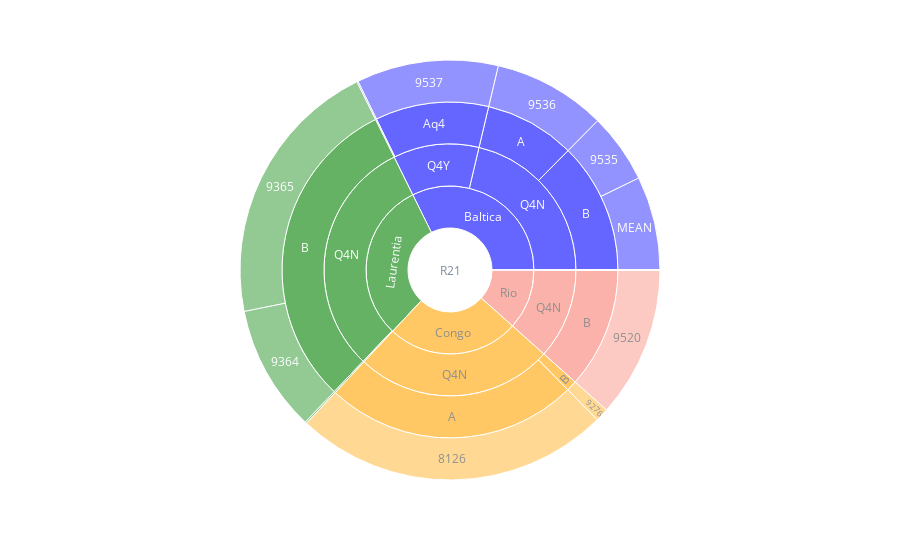
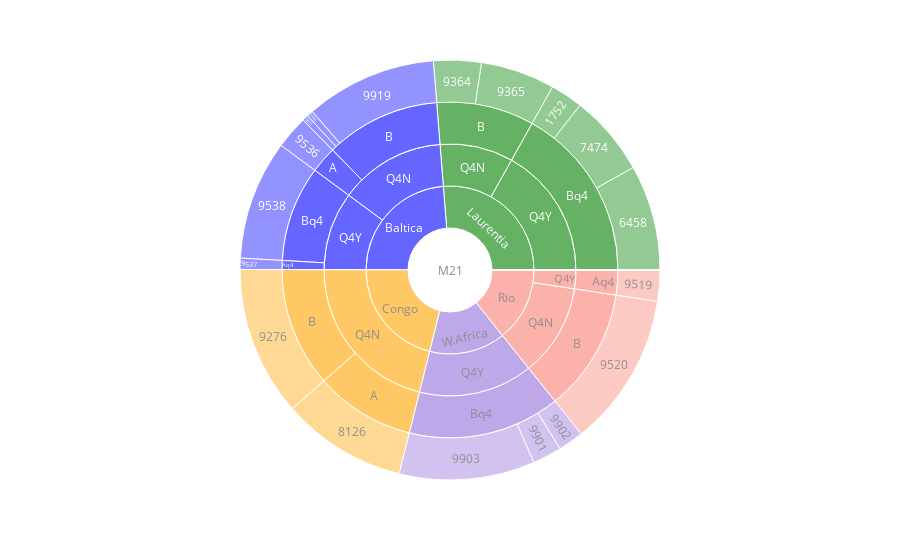
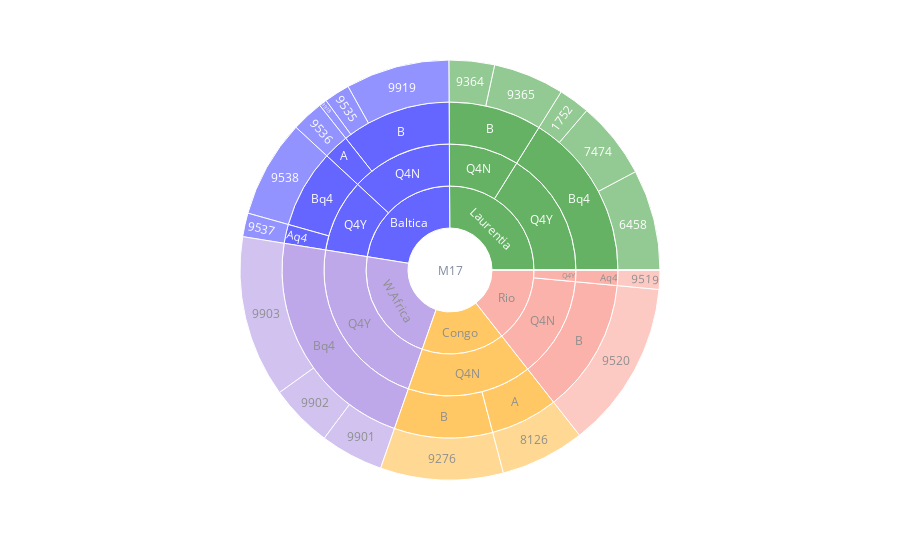
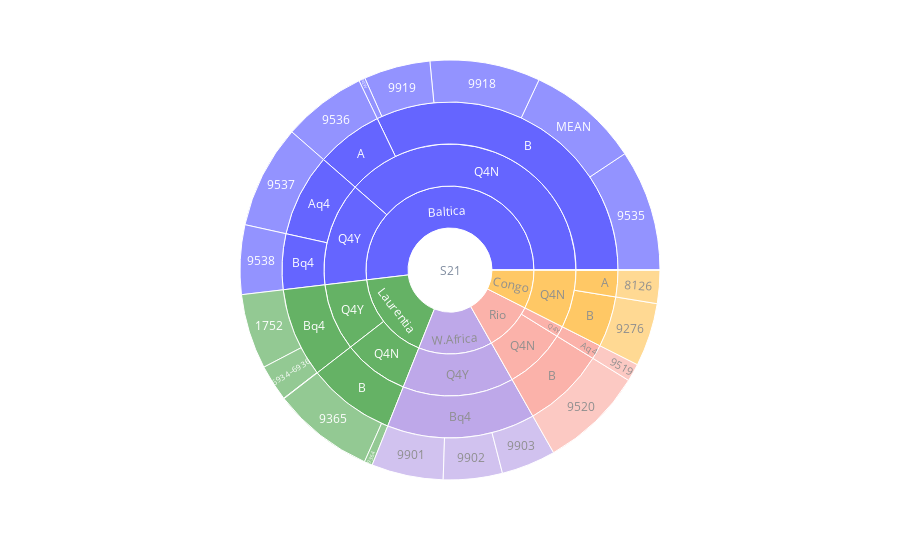

Notebook code for these charts, in order:
### Markdown cell above
##### Interative nested pie charts showing the breakdown reasons (i.e., models, continents, paleopole categories) of the paleomagnetic bias (variable name: biasp)

### Code cell
for mname in ['R21', 'M21', 'M17', 'S21', 'L08', 'TC16']:
    if mname == 'M21':
        fig = px.sunburst(models_cat[models_cat.model==mname], path=['model','craton','Q4YN','Category','GPMDB_result#'], values='biasp', hover_data=['FROMAGE','TOAGE', 'RecEMinAge','RecEMin','poleA95'],color_discrete_sequence=["green","blue", "orange", "mediumpurple", "salmon"])
    elif mname == 'M17':
        fig = px.sunburst(models_cat[models_cat.model==mname], path=['model','craton','Q4YN','Category','GPMDB_result#'], values='biasp', hover_data=['FROMAGE','TOAGE', 'RecEMinAge','RecEMin','poleA95'],color_discrete_sequence=["green","blue",  "mediumpurple", "orange","salmon"])
    elif mname == 'L08' or mname == 'R21':
        fig = px.sunburst(models_cat[models_cat.model==mname], path=['model','craton','Q4YN','Category','GPMDB_result#'], values='biasp', hover_data=['FROMAGE','TOAGE', 'RecEMinAge','RecEMin','poleA95'],color_discrete_sequence=["blue", "green","orange","salmon", "mediumpurple"])
    elif mname == 'S21':
        fig = px.sunburst(models_cat[models_cat.model==mname], path=['model','craton','Q4YN','Category','GPMDB_result#'], values='biasp', hover_data=['FROMAGE','TOAGE', 'RecEMinAge','RecEMin','poleA95'],color_discrete_sequence=["blue", "green","mediumpurple","salmon", "orange"])
    else:
        fig = px.sunburst(models_cat[models_cat.model==mname], path=['model','craton','Q4YN','Category','GPMDB_result#'], values='biasp', hover_data=['FROMAGE','TOAGE', 'RecEMinAge','RecEMin','poleA95'],color_discrete_sequence=["blue", "green","mediumpurple", "orange","salmon"])
    fig.update_layout(uniformtext=dict(minsize=9))
    fig.update_traces(opacity=0.6)
    fig.show()

### Figure 1 — Plotly figure (JSON) as saved in the notebook; plotly's stock layout.template omitted (floating-point values rounded to 4 significant figures; data arrays with more than 128 entries replaced by an {"elided": "..."} marker saying what was removed)
{"data": [{"branchvalues": "total", "customdata": {"elided": "48x5 mixed values"}, "domain": {"x": [0, 1], "y": [0, 1]}, "hovertemplate": "labels=%{label}<br>biasp=%{value}<br>parent=%{parent}<br>id=%{id}<br>FROMAGE=%{customdata[0]}<br>TOAGE=%{customdata[1]}<br>RecEMinAge=%{customdata[2]}<br>RecEMin=%{customdata[3]}<br>poleA95=%{customdata[4]}<extra></extra>", "ids": ["R21/Laurentia/Q4Y/Bq4/1752", "R21/InErr/Q4Y/Bq4/6458", "R21/InErr/Q4Y/Bq4/7474", "R21/Congo/Q4N/A/8126", "R21/Congo/Q4N/B/9276", "R21/InErr/Q4Y/Aq4/9279", "R21/Laurentia/Q4N/B/9364", "R21/Laurentia/Q4N/B/9365", "R21/InErr/Q4Y/Aq4/9519", "R21/Rio/Q4N/B/9520", "R21/Baltica/Q4N/B/9535", "R21/Baltica/Q4N/A/9536", "R21/Baltica/Q4Y/Aq4/9537", "R21/Baltica/Q4Y/Bq4/9538", "R21/InErr/Q4Y/Bq4/9901", "R21/InErr/Q4Y/Bq4/9902", "R21/InErr/Q4Y/Bq4/9903", "R21/InErr/Q4N/B/9918", "R21/InErr/Q4N/B/9919", "R21/InErr/Q4Y/Bq4/6934–6936", "R21/Baltica/Q4N/B/MEAN", "R21/InErr/Q4N/B/NEW", "R21/Baltica/Q4N/A", "R21/Congo/Q4N/A", "R21/Baltica/Q4Y/Aq4", "R21/InErr/Q4Y/Aq4", "R21/Baltica/Q4N/B", "R21/Congo/Q4N/B", "R21/InErr/Q4N/B", "R21/Laurentia/Q4N/B", "R21/Rio/Q4N/B", "R21/Baltica/Q4Y/Bq4", "R21/InErr/Q4Y/Bq4", "R21/Laurentia/Q4Y/Bq4", "R21/Baltica/Q4N", "R21/Congo/Q4N", "R21/InErr/Q4N", "R21/Laurentia/Q4N", "R21/Rio/Q4N", "R21/Baltica/Q4Y", "R21/InErr/Q4Y", "R21/Laurentia/Q4Y", "R21/Baltica", "R21/Congo", "R21/InErr", "R21/Laurentia", "R21/Rio", "R21"], "labels": ["1752", "6458", "7474", "8126", "9276", "9279", "9364", "9365", "9519", "9520", "9535", "9536", "9537", "9538", "9901", "9902", "9903", "9918", "9919", "6934–6936", "MEAN", "NEW", "A", "A", "Aq4", "Aq4", "B", "B", "B", "B", "B", "Bq4", "Bq4", "Bq4", "Q4N", "Q4N", "Q4N", "Q4N", "Q4N", "Q4Y", "Q4Y", "Q4Y", "Baltica", "Congo", "InErr", "Laurentia", "Rio", "R21"], "name": "", "opacity": 0.6, "parents": ["R21/Laurentia/Q4Y/Bq4", "R21/InErr/Q4Y/Bq4", "R21/InErr/Q4Y/Bq4", "R21/Congo/Q4N/A", "R21/Congo/Q4N/B", "R21/InErr/Q4Y/Aq4", "R21/Laurentia/Q4N/B", "R21/Laurentia/Q4N/B", "R21/InErr/Q4Y/Aq4", "R21/Rio/Q4N/B", "R21/Baltica/Q4N/B", "R21/Baltica/Q4N/A", "R21/Baltica/Q4Y/Aq4", "R21/Baltica/Q4Y/Bq4", "R21/InErr/Q4Y/Bq4", "R21/InErr/Q4Y/Bq4", "R21/InErr/Q4Y/Bq4", "R21/InErr/Q4N/B", "R21/InErr/Q4N/B", "R21/InErr/Q4Y/Bq4", "R21/Baltica/Q4N/B", "R21/InErr/Q4N/B", "R21/Baltica/Q4N", "R21/Congo/Q4N", "R21/Baltica/Q4Y", "R21/InErr/Q4Y", "R21/Baltica/Q4N", "R21/Congo/Q4N", "R21/InErr/Q4N", "R21/Laurentia/Q4N", "R21/Rio/Q4N", "R21/Baltica/Q4Y", "R21/InErr/Q4Y", "R21/Laurentia/Q4Y", "R21/Baltica", "R21/Congo", "R21/InErr", "R21/Laurentia", "R21/Rio", "R21/Baltica", "R21/InErr", "R21/Laurentia", "R21", "R21", "R21", "R21", "R21", ""], "type": "sunburst", "values": [0.3815, 0, 0, 68.26, 2.866, 0, 27.27, 58.47, 0, 32.55, 15.05, 24.43, 30.6, 0.2842, 0, 0, 0, 0, 0, 0, 20.26, 0, 24.43, 68.26, 30.6, 0, 35.31, 2.866, 0, 85.75, 32.55, 0.2842, 0, 0.3815, 59.74, 71.13, 0, 85.75, 32.55, 30.89, 0, 0.3815, 90.63, 71.13, 0, 86.13, 32.55, 280.4]}], "layout": {"legend": {"tracegroupgap": 0}, "margin": {"t": 60}, "sunburstcolorway": ["blue", "green", "orange", "salmon", "mediumpurple"], "uniformtext": {"minsize": 9}}}

### Figure 2 — Plotly figure (JSON) as saved in the notebook; plotly's stock layout.template omitted (floating-point values rounded to 4 significant figures; data arrays with more than 128 entries replaced by an {"elided": "..."} marker saying what was removed)
{"data": [{"branchvalues": "total", "customdata": {"elided": "53x5 mixed values"}, "domain": {"x": [0, 1], "y": [0, 1]}, "hovertemplate": "labels=%{label}<br>biasp=%{value}<br>parent=%{parent}<br>id=%{id}<br>FROMAGE=%{customdata[0]}<br>TOAGE=%{customdata[1]}<br>RecEMinAge=%{customdata[2]}<br>RecEMin=%{customdata[3]}<br>poleA95=%{customdata[4]}<extra></extra>", "ids": ["M21/Laurentia/Q4Y/Bq4/1752", "M21/Laurentia/Q4Y/Bq4/6458", "M21/Laurentia/Q4Y/Bq4/7474", "M21/Congo/Q4N/A/8126", "M21/Congo/Q4N/B/9276", "M21/InErr/Q4Y/Aq4/9279", "M21/Laurentia/Q4N/B/9364", "M21/Laurentia/Q4N/B/9365", "M21/Rio/Q4Y/Aq4/9519", "M21/Rio/Q4N/B/9520", "M21/Baltica/Q4N/B/9535", "M21/Baltica/Q4N/A/9536", "M21/Baltica/Q4Y/Aq4/9537", "M21/Baltica/Q4Y/Bq4/9538", "M21/W.Africa/Q4Y/Bq4/9901", "M21/W.Africa/Q4Y/Bq4/9902", "M21/W.Africa/Q4Y/Bq4/9903", "M21/Baltica/Q4N/B/9918", "M21/Baltica/Q4N/B/9919", "M21/InErr/Q4Y/Bq4/6934–6936", "M21/InErr/Q4N/B/MEAN", "M21/InErr/Q4N/B/NEW", "M21/Baltica/Q4N/A", "M21/Congo/Q4N/A", "M21/Baltica/Q4Y/Aq4", "M21/InErr/Q4Y/Aq4", "M21/Rio/Q4Y/Aq4", "M21/Baltica/Q4N/B", "M21/Congo/Q4N/B", "M21/InErr/Q4N/B", "M21/Laurentia/Q4N/B", "M21/Rio/Q4N/B", "M21/Baltica/Q4Y/Bq4", "M21/InErr/Q4Y/Bq4", "M21/Laurentia/Q4Y/Bq4", "M21/W.Africa/Q4Y/Bq4", "M21/Baltica/Q4N", "M21/Congo/Q4N", "M21/InErr/Q4N", "M21/Laurentia/Q4N", "M21/Rio/Q4N", "M21/Baltica/Q4Y", "M21/InErr/Q4Y", "M21/Laurentia/Q4Y", "M21/Rio/Q4Y", "M21/W.Africa/Q4Y", "M21/Baltica", "M21/Congo", "M21/InErr", "M21/Laurentia", "M21/Rio", "M21/W.Africa", "M21"], "labels": ["1752", "6458", "7474", "8126", "9276", "9279", "9364", "9365", "9519", "9520", "9535", "9536", "9537", "9538", "9901", "9902", "9903", "9918", "9919", "6934–6936", "MEAN", "NEW", "A", "A", "Aq4", "Aq4", "Aq4", "B", "B", "B", "B", "B", "Bq4", "Bq4", "Bq4", "Bq4", "Q4N", "Q4N", "Q4N", "Q4N", "Q4N", "Q4Y", "Q4Y", "Q4Y", "Q4Y", "Q4Y", "Baltica", "Congo", "InErr", "Laurentia", "Rio", "W.Africa", "M21"], "name": "", "opacity": 0.6, "parents": ["M21/Laurentia/Q4Y/Bq4", "M21/Laurentia/Q4Y/Bq4", "M21/Laurentia/Q4Y/Bq4", "M21/Congo/Q4N/A", "M21/Congo/Q4N/B", "M21/InErr/Q4Y/Aq4", "M21/Laurentia/Q4N/B", "M21/Laurentia/Q4N/B", "M21/Rio/Q4Y/Aq4", "M21/Rio/Q4N/B", "M21/Baltica/Q4N/B", "M21/Baltica/Q4N/A", "M21/Baltica/Q4Y/Aq4", "M21/Baltica/Q4Y/Bq4", "M21/W.Africa/Q4Y/Bq4", "M21/W.Africa/Q4Y/Bq4", "M21/W.Africa/Q4Y/Bq4", "M21/Baltica/Q4N/B", "M21/Baltica/Q4N/B", "M21/InErr/Q4Y/Bq4", "M21/InErr/Q4N/B", "M21/InErr/Q4N/B", "M21/Baltica/Q4N", "M21/Congo/Q4N", "M21/Baltica/Q4Y", "M21/InErr/Q4Y", "M21/Rio/Q4Y", "M21/Baltica/Q4N", "M21/Congo/Q4N", "M21/InErr/Q4N", "M21/Laurentia/Q4N", "M21/Rio/Q4N", "M21/Baltica/Q4Y", "M21/InErr/Q4Y", "M21/Laurentia/Q4Y", "M21/W.Africa/Q4Y", "M21/Baltica", "M21/Congo", "M21/InErr", "M21/Laurentia", "M21/Rio", "M21/Baltica", "M21/InErr", "M21/Laurentia", "M21/Rio", "M21/W.Africa", "M21", "M21", "M21", "M21", "M21", "M21", ""], "type": "sunburst", "values": [13.42, 43.35, 33.32, 51.42, 61.48, 0, 19.56, 30.53, 12.74, 63.3, 2.485, 13.6, 4.611, 49.15, 11.96, 10.49, 55.69, 2.563, 54.05, 0, 0, 0, 13.6, 51.42, 4.611, 0, 12.74, 59.1, 61.48, 0, 50.09, 63.3, 49.15, 0, 90.09, 78.14, 72.7, 112.9, 0, 50.09, 63.3, 53.76, 0, 90.09, 12.74, 78.14, 126.5, 112.9, 0, 140.2, 76.04, 78.14, 533.7]}], "layout": {"legend": {"tracegroupgap": 0}, "margin": {"t": 60}, "sunburstcolorway": ["green", "blue", "orange", "mediumpurple", "salmon"], "uniformtext": {"minsize": 9}}}

### Figure 3 — Plotly figure (JSON) as saved in the notebook; plotly's stock layout.template omitted (floating-point values rounded to 4 significant figures; data arrays with more than 128 entries replaced by an {"elided": "..."} marker saying what was removed)
{"data": [{"branchvalues": "total", "customdata": {"elided": "53x5 mixed values"}, "domain": {"x": [0, 1], "y": [0, 1]}, "hovertemplate": "labels=%{label}<br>biasp=%{value}<br>parent=%{parent}<br>id=%{id}<br>FROMAGE=%{customdata[0]}<br>TOAGE=%{customdata[1]}<br>RecEMinAge=%{customdata[2]}<br>RecEMin=%{customdata[3]}<br>poleA95=%{customdata[4]}<extra></extra>", "ids": ["M17/Laurentia/Q4Y/Bq4/1752", "M17/Laurentia/Q4Y/Bq4/6458", "M17/Laurentia/Q4Y/Bq4/7474", "M17/Congo/Q4N/A/8126", "M17/Congo/Q4N/B/9276", "M17/InErr/Q4Y/Aq4/9279", "M17/Laurentia/Q4N/B/9364", "M17/Laurentia/Q4N/B/9365", "M17/Rio/Q4Y/Aq4/9519", "M17/Rio/Q4N/B/9520", "M17/Baltica/Q4N/B/9535", "M17/Baltica/Q4N/A/9536", "M17/Baltica/Q4Y/Aq4/9537", "M17/Baltica/Q4Y/Bq4/9538", "M17/W.Africa/Q4Y/Bq4/9901", "M17/W.Africa/Q4Y/Bq4/9902", "M17/W.Africa/Q4Y/Bq4/9903", "M17/Baltica/Q4N/B/9918", "M17/Baltica/Q4N/B/9919", "M17/InErr/Q4Y/Bq4/6934–6936", "M17/InErr/Q4N/B/MEAN", "M17/InErr/Q4N/B/NEW", "M17/Baltica/Q4N/A", "M17/Congo/Q4N/A", "M17/Baltica/Q4Y/Aq4", "M17/InErr/Q4Y/Aq4", "M17/Rio/Q4Y/Aq4", "M17/Baltica/Q4N/B", "M17/Congo/Q4N/B", "M17/InErr/Q4N/B", "M17/Laurentia/Q4N/B", "M17/Rio/Q4N/B", "M17/Baltica/Q4Y/Bq4", "M17/InErr/Q4Y/Bq4", "M17/Laurentia/Q4Y/Bq4", "M17/W.Africa/Q4Y/Bq4", "M17/Baltica/Q4N", "M17/Congo/Q4N", "M17/InErr/Q4N", "M17/Laurentia/Q4N", "M17/Rio/Q4N", "M17/Baltica/Q4Y", "M17/InErr/Q4Y", "M17/Laurentia/Q4Y", "M17/Rio/Q4Y", "M17/W.Africa/Q4Y", "M17/Baltica", "M17/Congo", "M17/InErr", "M17/Laurentia", "M17/Rio", "M17/W.Africa", "M17"], "labels": ["1752", "6458", "7474", "8126", "9276", "9279", "9364", "9365", "9519", "9520", "9535", "9536", "9537", "9538", "9901", "9902", "9903", "9918", "9919", "6934–6936", "MEAN", "NEW", "A", "A", "Aq4", "Aq4", "Aq4", "B", "B", "B", "B", "B", "Bq4", "Bq4", "Bq4", "Bq4", "Q4N", "Q4N", "Q4N", "Q4N", "Q4N", "Q4Y", "Q4Y", "Q4Y", "Q4Y", "Q4Y", "Baltica", "Congo", "InErr", "Laurentia", "Rio", "W.Africa", "M17"], "name": "", "opacity": 0.6, "parents": ["M17/Laurentia/Q4Y/Bq4", "M17/Laurentia/Q4Y/Bq4", "M17/Laurentia/Q4Y/Bq4", "M17/Congo/Q4N/A", "M17/Congo/Q4N/B", "M17/InErr/Q4Y/Aq4", "M17/Laurentia/Q4N/B", "M17/Laurentia/Q4N/B", "M17/Rio/Q4Y/Aq4", "M17/Rio/Q4N/B", "M17/Baltica/Q4N/B", "M17/Baltica/Q4N/A", "M17/Baltica/Q4Y/Aq4", "M17/Baltica/Q4Y/Bq4", "M17/W.Africa/Q4Y/Bq4", "M17/W.Africa/Q4Y/Bq4", "M17/W.Africa/Q4Y/Bq4", "M17/Baltica/Q4N/B", "M17/Baltica/Q4N/B", "M17/InErr/Q4Y/Bq4", "M17/InErr/Q4N/B", "M17/InErr/Q4N/B", "M17/Baltica/Q4N", "M17/Congo/Q4N", "M17/Baltica/Q4Y", "M17/InErr/Q4Y", "M17/Rio/Q4Y", "M17/Baltica/Q4N", "M17/Congo/Q4N", "M17/InErr/Q4N", "M17/Laurentia/Q4N", "M17/Rio/Q4N", "M17/Baltica/Q4Y", "M17/InErr/Q4Y", "M17/Laurentia/Q4Y", "M17/W.Africa/Q4Y", "M17/Baltica", "M17/Congo", "M17/InErr", "M17/Laurentia", "M17/Rio", "M17/Baltica", "M17/InErr", "M17/Laurentia", "M17/Rio", "M17/W.Africa", "M17", "M17", "M17", "M17", "M17", "M17", ""], "type": "sunburst", "values": [13.42, 43.35, 33.32, 36.26, 52.83, 0, 19.56, 30.53, 8.274, 72.28, 11.09, 13.7, 10.19, 42.06, 27.13, 27.19, 69.61, 3.353, 44.61, 0, 0, 0, 13.7, 36.26, 10.19, 0, 8.274, 59.05, 52.83, 0, 50.09, 72.28, 42.06, 0, 90.09, 123.9, 72.75, 89.09, 0, 50.09, 72.28, 52.25, 0, 90.09, 8.274, 123.9, 125.0, 89.09, 0, 140.2, 80.55, 123.9, 558.7]}], "layout": {"legend": {"tracegroupgap": 0}, "margin": {"t": 60}, "sunburstcolorway": ["green", "blue", "mediumpurple", "orange", "salmon"], "uniformtext": {"minsize": 9}}}

### Figure 4 — Plotly figure (JSON) as saved in the notebook; plotly's stock layout.template omitted (floating-point values rounded to 4 significant figures; data arrays with more than 128 entries replaced by an {"elided": "..."} marker saying what was removed)
{"data": [{"branchvalues": "total", "customdata": {"elided": "51x5 mixed values"}, "domain": {"x": [0, 1], "y": [0, 1]}, "hovertemplate": "labels=%{label}<br>biasp=%{value}<br>parent=%{parent}<br>id=%{id}<br>FROMAGE=%{customdata[0]}<br>TOAGE=%{customdata[1]}<br>RecEMinAge=%{customdata[2]}<br>RecEMin=%{customdata[3]}<br>poleA95=%{customdata[4]}<extra></extra>", "ids": ["S21/Laurentia/Q4Y/Bq4/1752", "S21/Laurentia/Q4Y/Bq4/6458", "S21/InErr/Q4Y/Bq4/7474", "S21/Congo/Q4N/A/8126", "S21/Congo/Q4N/B/9276", "S21/InErr/Q4Y/Aq4/9279", "S21/Laurentia/Q4N/B/9364", "S21/Laurentia/Q4N/B/9365", "S21/Rio/Q4Y/Aq4/9519", "S21/Rio/Q4N/B/9520", "S21/Baltica/Q4N/B/9535", "S21/Baltica/Q4N/A/9536", "S21/Baltica/Q4Y/Aq4/9537", "S21/Baltica/Q4Y/Bq4/9538", "S21/W.Africa/Q4Y/Bq4/9901", "S21/W.Africa/Q4Y/Bq4/9902", "S21/W.Africa/Q4Y/Bq4/9903", "S21/Baltica/Q4N/B/9918", "S21/Baltica/Q4N/B/9919", "S21/Laurentia/Q4Y/Bq4/6934–6936", "S21/Baltica/Q4N/B/MEAN", "S21/Baltica/Q4N/B/NEW", "S21/Baltica/Q4N/A", "S21/Congo/Q4N/A", "S21/Baltica/Q4Y/Aq4", "S21/InErr/Q4Y/Aq4", "S21/Rio/Q4Y/Aq4", "S21/Baltica/Q4N/B", "S21/Congo/Q4N/B", "S21/Laurentia/Q4N/B", "S21/Rio/Q4N/B", "S21/Baltica/Q4Y/Bq4", "S21/InErr/Q4Y/Bq4", "S21/Laurentia/Q4Y/Bq4", "S21/W.Africa/Q4Y/Bq4", "S21/Baltica/Q4N", "S21/Congo/Q4N", "S21/Laurentia/Q4N", "S21/Rio/Q4N", "S21/Baltica/Q4Y", "S21/InErr/Q4Y", "S21/Laurentia/Q4Y", "S21/Rio/Q4Y", "S21/W.Africa/Q4Y", "S21/Baltica", "S21/Congo", "S21/InErr", "S21/Laurentia", "S21/Rio", "S21/W.Africa", "S21"], "labels": ["1752", "6458", "7474", "8126", "9276", "9279", "9364", "9365", "9519", "9520", "9535", "9536", "9537", "9538", "9901", "9902", "9903", "9918", "9919", "6934–6936", "MEAN", "NEW", "A", "A", "Aq4", "Aq4", "Aq4", "B", "B", "B", "B", "Bq4", "Bq4", "Bq4", "Bq4", "Q4N", "Q4N", "Q4N", "Q4N", "Q4Y", "Q4Y", "Q4Y", "Q4Y", "Q4Y", "Baltica", "Congo", "InErr", "Laurentia", "Rio", "W.Africa", "S21"], "name": "", "opacity": 0.6, "parents": ["S21/Laurentia/Q4Y/Bq4", "S21/Laurentia/Q4Y/Bq4", "S21/InErr/Q4Y/Bq4", "S21/Congo/Q4N/A", "S21/Congo/Q4N/B", "S21/InErr/Q4Y/Aq4", "S21/Laurentia/Q4N/B", "S21/Laurentia/Q4N/B", "S21/Rio/Q4Y/Aq4", "S21/Rio/Q4N/B", "S21/Baltica/Q4N/B", "S21/Baltica/Q4N/A", "S21/Baltica/Q4Y/Aq4", "S21/Baltica/Q4Y/Bq4", "S21/W.Africa/Q4Y/Bq4", "S21/W.Africa/Q4Y/Bq4", "S21/W.Africa/Q4Y/Bq4", "S21/Baltica/Q4N/B", "S21/Baltica/Q4N/B", "S21/Laurentia/Q4Y/Bq4", "S21/Baltica/Q4N/B", "S21/Baltica/Q4N/B", "S21/Baltica/Q4N", "S21/Congo/Q4N", "S21/Baltica/Q4Y", "S21/InErr/Q4Y", "S21/Rio/Q4Y", "S21/Baltica/Q4N", "S21/Congo/Q4N", "S21/Laurentia/Q4N", "S21/Rio/Q4N", "S21/Baltica/Q4Y", "S21/InErr/Q4Y", "S21/Laurentia/Q4Y", "S21/W.Africa/Q4Y", "S21/Baltica", "S21/Congo", "S21/Laurentia", "S21/Rio", "S21/Baltica", "S21/InErr", "S21/Laurentia", "S21/Rio", "S21/W.Africa", "S21", "S21", "S21", "S21", "S21", "S21", ""], "type": "sunburst", "values": [51.24, 0.319, 0, 22.76, 43.25, 0, 5.616, 69.4, 12.12, 70.73, 82.82, 57.15, 70.57, 47.36, 48.99, 40.25, 37.12, 75.33, 45.4, 24.82, 77.04, 4.258, 57.15, 22.76, 70.57, 0, 12.12, 284.8, 43.25, 75.02, 70.73, 47.36, 0, 76.38, 126.4, 342.0, 66.01, 75.02, 70.73, 117.9, 0, 76.38, 12.12, 126.4, 459.9, 66.01, 0, 151.4, 82.85, 126.4, 886.5]}], "layout": {"legend": {"tracegroupgap": 0}, "margin": {"t": 60}, "sunburstcolorway": ["blue", "green", "mediumpurple", "salmon", "orange"], "uniformtext": {"minsize": 9}}}
